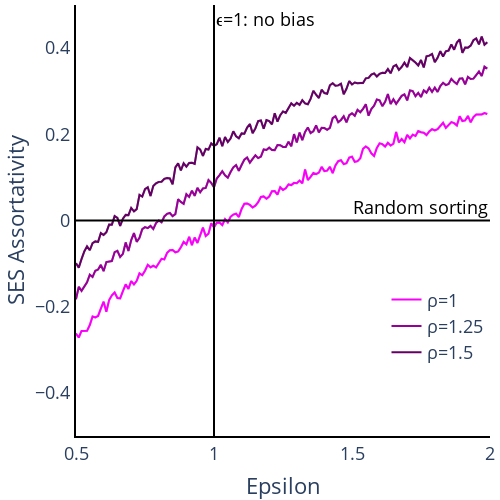

Source (notebook cell):
### Markdown cell above
### Epsilon Assortativity

### Code cell
SESAss_epsilon_rho1 = plotly_lines.plot_MTO_sim_results(plotly_lines(), data=df_eps[df_eps['rho'] == 1], x_var='epsilon', y_var='Network_SES_assortativity', x_range=[0.5,2], y_range=[0,1], x_title='Epsilon', y_title='Exposure', with_predicted=False, colors=['rgba(250,0,250,1)'], legend_text='ρ=1')

SESAss_epsilon_rho125 = plotly_lines.plot_MTO_sim_results(plotly_lines(), data=df_eps[df_eps['rho'] == 1.25], x_var='epsilon', y_var='Network_SES_assortativity', x_range=[0.5,2], y_range=[0,1], x_title='Epsilon', y_title='Exposure', with_predicted=False, colors=['rgba(150,0,150,1)'], legend_text='ρ=1.25')

SESAss_epsilon_rho15 = plotly_lines.plot_MTO_sim_results(plotly_lines(), data=df_eps[df_eps['rho'] == 1.5], x_var='epsilon', y_var='Network_SES_assortativity', x_range=[0.5,2], y_range=[0,1], x_title='Epsilon', y_title='Exposure', with_predicted=False, colors=['rgba(100,0,100,1)'], legend_text='ρ=1.5')

SESAss_epsilon_rho = go.Figure(data = SESAss_epsilon_rho15.data + SESAss_epsilon_rho125.data + SESAss_epsilon_rho1.data)

SESAss_epsilon_rho.update_layout(
    title = None, 
    font=dict(size = 18),
    xaxis_title = 'Epsilon', 
    yaxis_title = 'SES Assortativity',
    width = 500, height = 500,
    showlegend = True, 
    legend=dict(x=0.75,y=0.15),
    legend_title_text = '',
    xaxis_range = [0.5,2],
    yaxis_range = [-0.5,0.5],
    margin=dict(b=5,l=5,r=5,t=5),
    xaxis = dict(showgrid = False, showline = True, linecolor = 'rgb(0,0,0)', linewidth = 2), 
    yaxis = dict(showgrid = False, showline = True, linecolor = 'rgb(0,0,0)', linewidth = 2),
    plot_bgcolor='rgba(0,0,0,0)')

SESAss_epsilon_rho.add_hline(y=0, line_width=2, annotation_text = 'Random sorting', annotation_font_color='black', line=dict(color='black'))
SESAss_epsilon_rho.add_vline(x=1, line_width=2, annotation_text = 'ϵ=1: no bias', annotation_font_color='black', line=dict(color='black'))

### Figure 1 — Plotly figure (JSON) as saved in the notebook; plotly's stock layout.template omitted (floating-point values rounded to 4 significant figures; data arrays with more than 128 entries replaced by an {"elided": "..."} marker saying what was removed)
{"data": [{"line": {"color": "rgba(100,0,100,1)", "width": 2}, "mode": "lines", "name": "ρ=1.5", "showlegend": true, "type": "scatter", "x": {"elided": "150 float values"}, "y": {"elided": "150 float values"}}, {"line": {"color": "rgba(100,0,100,0.25)", "width": 2}, "mode": "lines", "showlegend": false, "type": "scatter", "x": {"elided": "150 float values"}, "y": {"elided": "150 float values"}}, {"fill": "tonexty", "fillcolor": "rgba(68, 68, 68, 0.2)", "line": {"color": "rgba(100,0,100,0.25)", "width": 2}, "mode": "lines", "showlegend": false, "type": "scatter", "x": {"elided": "150 float values"}, "y": {"elided": "150 float values"}}, {"line": {"color": "rgba(150,0,150,1)", "width": 2}, "mode": "lines", "name": "ρ=1.25", "showlegend": true, "type": "scatter", "x": {"elided": "150 float values"}, "y": {"elided": "150 float values"}}, {"line": {"color": "rgba(150,0,150,0.25)", "width": 2}, "mode": "lines", "showlegend": false, "type": "scatter", "x": {"elided": "150 float values"}, "y": {"elided": "150 float values"}}, {"fill": "tonexty", "fillcolor": "rgba(68, 68, 68, 0.2)", "line": {"color": "rgba(150,0,150,0.25)", "width": 2}, "mode": "lines", "showlegend": false, "type": "scatter", "x": {"elided": "150 float values"}, "y": {"elided": "150 float values"}}, {"line": {"color": "rgba(250,0,250,1)", "width": 2}, "mode": "lines", "name": "ρ=1", "showlegend": true, "type": "scatter", "x": {"elided": "150 float values"}, "y": {"elided": "150 float values"}}, {"line": {"color": "rgba(250,0,250,0.25)", "width": 2}, "mode": "lines", "showlegend": false, "type": "scatter", "x": {"elided": "150 float values"}, "y": {"elided": "150 float values"}}, {"fill": "tonexty", "fillcolor": "rgba(68, 68, 68, 0.2)", "line": {"color": "rgba(250,0,250,0.25)", "width": 2}, "mode": "lines", "showlegend": false, "type": "scatter", "x": {"elided": "150 float values"}, "y": {"elided": "150 float values"}}], "layout": {"annotations": [{"font": {"color": "black"}, "showarrow": false, "text": "Random sorting", "x": 1, "xanchor": "right", "xref": "x domain", "y": 0, "yanchor": "bottom", "yref": "y"}, {"font": {"color": "black"}, "showarrow": false, "text": "ϵ=1: no bias", "x": 1, "xanchor": "left", "xref": "x", "y": 1, "yanchor": "top", "yref": "y domain"}], "font": {"size": 18}, "height": 500, "legend": {"title": {"text": ""}, "x": 0.75, "y": 0.15}, "margin": {"b": 5, "l": 5, "r": 5, "t": 5}, "plot_bgcolor": "rgba(0,0,0,0)", "shapes": [{"line": {"color": "black", "width": 2}, "type": "line", "x0": 0, "x1": 1, "xref": "x domain", "y0": 0, "y1": 0, "yref": "y"}, {"line": {"color": "black", "width": 2}, "type": "line", "x0": 1, "x1": 1, "xref": "x", "y0": 0, "y1": 1, "yref": "y domain"}], "showlegend": true, "title": {}, "width": 500, "xaxis": {"linecolor": "rgb(0,0,0)", "linewidth": 2, "range": [0.5, 2], "showgrid": false, "showline": true, "title": {"text": "Epsilon"}}, "yaxis": {"linecolor": "rgb(0,0,0)", "linewidth": 2, "range": [-0.5, 0.5], "showgrid": false, "showline": true, "title": {"text": "SES Assortativity"}}}}
